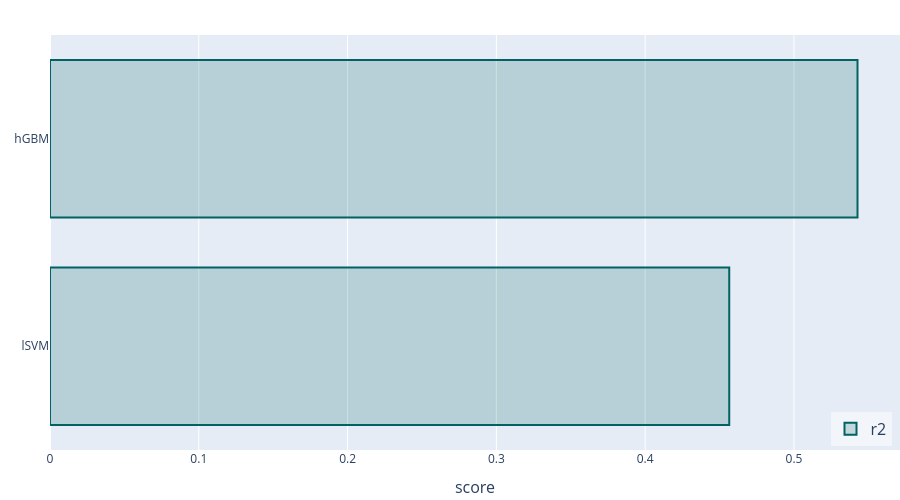

Notebook cell for this chart:
### Code cell
experionml.plot_results(metric="r2")

### Figure 1 — Plotly figure (JSON) as saved in the notebook; plotly's stock layout.template omitted (floating-point values rounded to 4 significant figures)
{"data": [{"hovertemplate": "%{x}<extra></extra>", "legendgroup": "r2", "marker": {"color": "rgba(0, 98, 98, 0.2)", "line": {"color": "rgb(0, 98, 98)", "width": 2}}, "name": "r2", "orientation": "h", "showlegend": true, "type": "bar", "x": [0.4565, 0.5427], "xaxis": "x", "y": ["lSVM", "hGBM"], "yaxis": "y"}], "layout": {"bargroupgap": 0.05, "font": {"size": 12}, "height": 500, "hoverlabel": {"font": {"size": 16}}, "legend": {"bgcolor": "rgba(255, 255, 255, 0.5)", "font": {"size": 16}, "groupclick": "toggleitem", "traceorder": "grouped", "x": 0.99, "xanchor": "right", "y": 0.01, "yanchor": "bottom"}, "margin": {"b": 50, "l": 50, "pad": 0, "r": 0, "t": 35}, "showlegend": true, "title": {"font": {"size": 24}, "pad": {"b": 15, "t": 15}, "x": 0.5, "xanchor": "center", "xref": "paper", "y": 1, "yanchor": "top"}, "width": 900, "xaxis": {"anchor": "y", "automargin": true, "domain": [0.0, 1.0], "title": {"font": {"size": 16}, "text": "score"}}, "yaxis": {"anchor": "x", "automargin": true, "categoryorder": "total ascending", "domain": [0.0, 1.0], "title": {"font": {"size": 16}}}}}
